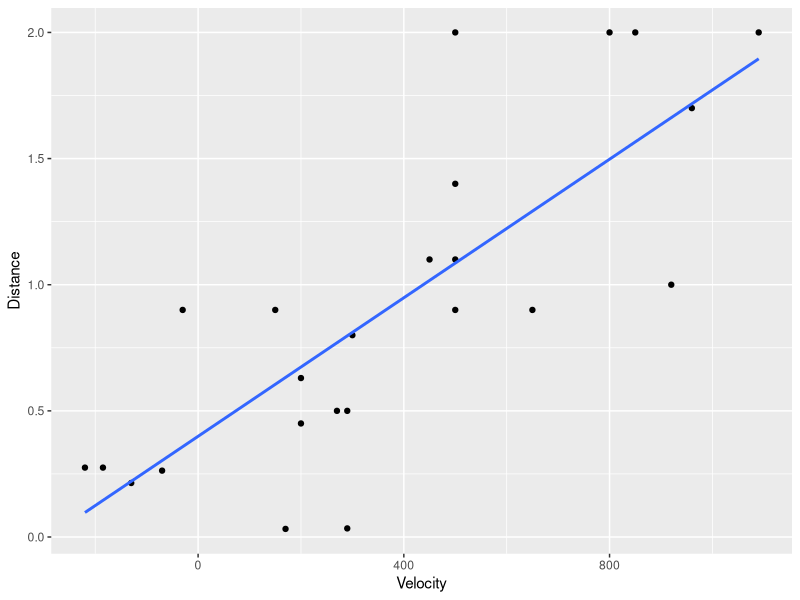

This figure's R source:
library(tidyr)
library(dplyr)
library(ggplot2)

BigBang <- read.csv("Big Bang.csv",header = T)
BB_tbl <- as_tibble(BigBang)
#1
BB_tbl %>% 
  ggplot(aes(x=Velocity,y=Distance))+
  geom_point()+
  
#2  
  geom_smooth(method = lm,formula = y ~ x,se = F)

#3
model_1 <- lm(Distance ~ Velocity-1,data = BigBang)
print(model_1)
summary(model_1)

#4The data we got now is not precise enough, like there are 4 points has the same velocity, 
#but the distance is not same,which make the regression lower or higher than the truth

